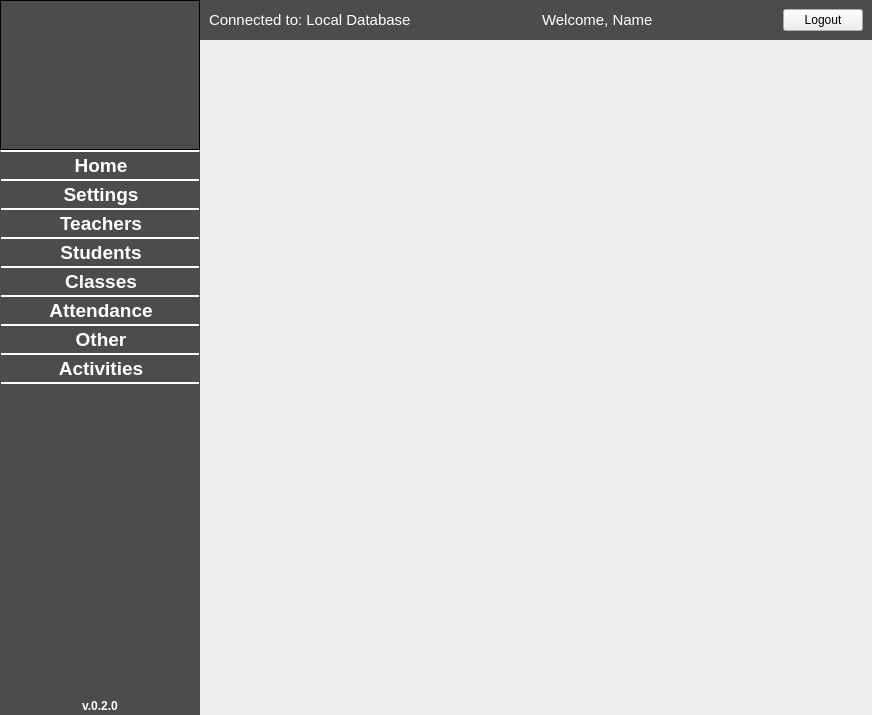
<?xml version="1.0" encoding="UTF-8"?>
<ui version="4.0">
 <class>TeacherMenuForm</class>
 <widget class="QWidget" name="TeacherMenuForm">
  <property name="geometry">
   <rect>
    <x>0</x>
    <y>0</y>
    <width>872</width>
    <height>715</height>
   </rect>
  </property>
  <property name="windowTitle">
   <string/>
  </property>
  <property name="styleSheet">
   <string notr="true">#menuListWidget {
	background-color: rgb(76, 76, 76);
	color: white;
	icon-size: 32px  32px;
	border-top: 2px solid white;
}

#menuListWidget::item { 
	border-bottom: 2px solid white; 
	padding: 2px 0px 2px 2px;
}

#menuListWidget::item::selected { background-color:  rgb(153, 153, 153); }

#topPanel, #AppVersionFrame {
	background-color: rgb(76, 76, 76);
}

#lblConnectedTo, #lblWelcomeText {
	color: white;
}

#lblAppVersion {
	color: white;
	font-weight: bold;
}

#lblMenuSchoolLogo {
	background-color: rgb(76, 76, 76);
}

QTableView {
	alternate-background-color: #ddffff;
}</string>
  </property>
  <layout class="QHBoxLayout" name="horizontalLayout_2" stretch="0,1">
   <property name="spacing">
    <number>0</number>
   </property>
   <property name="sizeConstraint">
    <enum>QLayout::SetDefaultConstraint</enum>
   </property>
   <property name="leftMargin">
    <number>0</number>
   </property>
   <property name="topMargin">
    <number>0</number>
   </property>
   <property name="rightMargin">
    <number>0</number>
   </property>
   <property name="bottomMargin">
    <number>0</number>
   </property>
   <item>
    <layout class="QVBoxLayout" name="LeftSideLayout" stretch="0,0,0">
     <property name="spacing">
      <number>0</number>
     </property>
     <property name="sizeConstraint">
      <enum>QLayout::SetMinimumSize</enum>
     </property>
     <property name="bottomMargin">
      <number>0</number>
     </property>
     <item>
      <widget class="QLabel" name="lblMenuSchoolLogo">
       <property name="sizePolicy">
        <sizepolicy hsizetype="Fixed" vsizetype="Fixed">
         <horstretch>0</horstretch>
         <verstretch>0</verstretch>
        </sizepolicy>
       </property>
       <property name="minimumSize">
        <size>
         <width>150</width>
         <height>150</height>
        </size>
       </property>
       <property name="maximumSize">
        <size>
         <width>250</width>
         <height>150</height>
        </size>
       </property>
       <property name="styleSheet">
        <string notr="true"/>
       </property>
       <property name="frameShape">
        <enum>QFrame::Box</enum>
       </property>
       <property name="frameShadow">
        <enum>QFrame::Plain</enum>
       </property>
       <property name="text">
        <string/>
       </property>
       <property name="pixmap">
        <pixmap resource="resources.qrc">:/images/your_logo_here.png</pixmap>
       </property>
       <property name="scaledContents">
        <bool>false</bool>
       </property>
       <property name="alignment">
        <set>Qt::AlignCenter</set>
       </property>
       <property name="textInteractionFlags">
        <set>Qt::NoTextInteraction</set>
       </property>
      </widget>
     </item>
     <item>
      <widget class="QListWidget" name="menuListWidget">
       <property name="sizePolicy">
        <sizepolicy hsizetype="Expanding" vsizetype="Expanding">
         <horstretch>0</horstretch>
         <verstretch>0</verstretch>
        </sizepolicy>
       </property>
       <property name="minimumSize">
        <size>
         <width>200</width>
         <height>0</height>
        </size>
       </property>
       <property name="maximumSize">
        <size>
         <width>150</width>
         <height>16777215</height>
        </size>
       </property>
       <property name="font">
        <font>
         <pointsize>14</pointsize>
         <bold>true</bold>
         <stylestrategy>PreferAntialias</stylestrategy>
        </font>
       </property>
       <property name="editTriggers">
        <set>QAbstractItemView::NoEditTriggers</set>
       </property>
       <property name="alternatingRowColors">
        <bool>false</bool>
       </property>
       <property name="viewMode">
        <enum>QListView::ListMode</enum>
       </property>
       <property name="selectionRectVisible">
        <bool>false</bool>
       </property>
       <item>
        <property name="text">
         <string>Home</string>
        </property>
        <property name="textAlignment">
         <set>AlignCenter</set>
        </property>
        <property name="icon">
         <iconset resource="resources.qrc">
          <normaloff>:/images/home.png</normaloff>:/images/home.png</iconset>
        </property>
       </item>
       <item>
        <property name="text">
         <string>Settings</string>
        </property>
        <property name="textAlignment">
         <set>AlignCenter</set>
        </property>
        <property name="icon">
         <iconset resource="resources.qrc">
          <normaloff>:/images/settings.png</normaloff>:/images/settings.png</iconset>
        </property>
       </item>
       <item>
        <property name="text">
         <string>Teachers</string>
        </property>
        <property name="textAlignment">
         <set>AlignCenter</set>
        </property>
        <property name="icon">
         <iconset resource="resources.qrc">
          <normaloff>:/images/teacher.png</normaloff>:/images/teacher.png</iconset>
        </property>
       </item>
       <item>
        <property name="text">
         <string>Students</string>
        </property>
        <property name="textAlignment">
         <set>AlignCenter</set>
        </property>
        <property name="icon">
         <iconset resource="resources.qrc">
          <normaloff>:/images/students.png</normaloff>:/images/students.png</iconset>
        </property>
       </item>
       <item>
        <property name="text">
         <string>Classes</string>
        </property>
        <property name="textAlignment">
         <set>AlignCenter</set>
        </property>
        <property name="icon">
         <iconset resource="resources.qrc">
          <normaloff>:/images/classes.png</normaloff>:/images/classes.png</iconset>
        </property>
       </item>
       <item>
        <property name="text">
         <string>Attendance</string>
        </property>
        <property name="textAlignment">
         <set>AlignCenter</set>
        </property>
        <property name="icon">
         <iconset resource="resources.qrc">
          <normaloff>:/images/attendance.png</normaloff>:/images/attendance.png</iconset>
        </property>
       </item>
       <item>
        <property name="text">
         <string>Other</string>
        </property>
        <property name="textAlignment">
         <set>AlignCenter</set>
        </property>
        <property name="icon">
         <iconset resource="resources.qrc">
          <normaloff>:/images/setup.png</normaloff>:/images/setup.png</iconset>
        </property>
       </item>
       <item>
        <property name="text">
         <string>Activities</string>
        </property>
        <property name="textAlignment">
         <set>AlignCenter</set>
        </property>
        <property name="icon">
         <iconset resource="resources.qrc">
          <normaloff>:/images/activities.png</normaloff>:/images/activities.png</iconset>
        </property>
       </item>
      </widget>
     </item>
     <item>
      <widget class="QFrame" name="AppVersionFrame">
       <property name="minimumSize">
        <size>
         <width>200</width>
         <height>0</height>
        </size>
       </property>
       <property name="maximumSize">
        <size>
         <width>150</width>
         <height>16777215</height>
        </size>
       </property>
       <property name="frameShape">
        <enum>QFrame::NoFrame</enum>
       </property>
       <property name="frameShadow">
        <enum>QFrame::Plain</enum>
       </property>
       <layout class="QVBoxLayout" name="verticalLayout">
        <property name="spacing">
         <number>0</number>
        </property>
        <property name="leftMargin">
         <number>0</number>
        </property>
        <property name="topMargin">
         <number>0</number>
        </property>
        <property name="rightMargin">
         <number>0</number>
        </property>
        <property name="bottomMargin">
         <number>2</number>
        </property>
        <item>
         <widget class="QLabel" name="lblAppVersion">
          <property name="sizePolicy">
           <sizepolicy hsizetype="Preferred" vsizetype="Preferred">
            <horstretch>0</horstretch>
            <verstretch>0</verstretch>
           </sizepolicy>
          </property>
          <property name="text">
           <string>v.0.2.0</string>
          </property>
          <property name="textFormat">
           <enum>Qt::PlainText</enum>
          </property>
          <property name="alignment">
           <set>Qt::AlignCenter</set>
          </property>
         </widget>
        </item>
       </layout>
      </widget>
     </item>
    </layout>
   </item>
   <item>
    <layout class="QVBoxLayout" name="RightSideLayout">
     <property name="spacing">
      <number>0</number>
     </property>
     <property name="sizeConstraint">
      <enum>QLayout::SetDefaultConstraint</enum>
     </property>
     <item>
      <widget class="QWidget" name="topPanel" native="true">
       <property name="sizePolicy">
        <sizepolicy hsizetype="Expanding" vsizetype="Preferred">
         <horstretch>5</horstretch>
         <verstretch>0</verstretch>
        </sizepolicy>
       </property>
       <property name="font">
        <font>
         <pointsize>10</pointsize>
        </font>
       </property>
       <layout class="QHBoxLayout" name="horizontalLayout">
        <property name="bottomMargin">
         <number>9</number>
        </property>
        <item>
         <widget class="QLabel" name="lblConnectedTo">
          <property name="font">
           <font>
            <pointsize>11</pointsize>
           </font>
          </property>
          <property name="text">
           <string>Connected to: Local Database</string>
          </property>
         </widget>
        </item>
        <item>
         <spacer name="horizontalSpacer_2">
          <property name="orientation">
           <enum>Qt::Horizontal</enum>
          </property>
          <property name="sizeHint" stdset="0">
           <size>
            <width>129</width>
            <height>20</height>
           </size>
          </property>
         </spacer>
        </item>
        <item>
         <widget class="QLabel" name="lblWelcomeText">
          <property name="font">
           <font>
            <pointsize>11</pointsize>
           </font>
          </property>
          <property name="text">
           <string>Welcome, Name</string>
          </property>
         </widget>
        </item>
        <item>
         <spacer name="horizontalSpacer">
          <property name="orientation">
           <enum>Qt::Horizontal</enum>
          </property>
          <property name="sizeHint" stdset="0">
           <size>
            <width>128</width>
            <height>20</height>
           </size>
          </property>
         </spacer>
        </item>
        <item>
         <widget class="QPushButton" name="btnLogout">
          <property name="text">
           <string>Logout</string>
          </property>
         </widget>
        </item>
       </layout>
      </widget>
     </item>
     <item>
      <widget class="QStackedWidget" name="menuPagesStackedWidget">
       <property name="sizePolicy">
        <sizepolicy hsizetype="Expanding" vsizetype="Preferred">
         <horstretch>5</horstretch>
         <verstretch>0</verstretch>
        </sizepolicy>
       </property>
       <property name="currentIndex">
        <number>7</number>
       </property>
       <widget class="QWidget" name="pageHome">
        <layout class="QHBoxLayout" name="horizontalLayout_3">
         <property name="leftMargin">
          <number>0</number>
         </property>
         <property name="topMargin">
          <number>0</number>
         </property>
         <property name="rightMargin">
          <number>0</number>
         </property>
         <property name="bottomMargin">
          <number>0</number>
         </property>
         <item>
          <layout class="QHBoxLayout" name="loHome">
           <property name="spacing">
            <number>5</number>
           </property>
           <property name="sizeConstraint">
            <enum>QLayout::SetDefaultConstraint</enum>
           </property>
          </layout>
         </item>
        </layout>
       </widget>
       <widget class="QWidget" name="pageSettings">
        <layout class="QHBoxLayout" name="horizontalLayout_4">
         <item>
          <layout class="QHBoxLayout" name="loSettings">
           <property name="sizeConstraint">
            <enum>QLayout::SetMaximumSize</enum>
           </property>
          </layout>
         </item>
        </layout>
       </widget>
       <widget class="QWidget" name="pageTeachers">
        <layout class="QHBoxLayout" name="horizontalLayout_5">
         <item>
          <layout class="QHBoxLayout" name="loTeachers"/>
         </item>
        </layout>
       </widget>
       <widget class="QWidget" name="pageStudents">
        <layout class="QHBoxLayout" name="horizontalLayout_6">
         <item>
          <layout class="QHBoxLayout" name="loStudents"/>
         </item>
        </layout>
       </widget>
       <widget class="QWidget" name="pageClasses">
        <layout class="QHBoxLayout" name="horizontalLayout_8">
         <item>
          <layout class="QHBoxLayout" name="loClasses"/>
         </item>
        </layout>
       </widget>
       <widget class="QWidget" name="pageAttendance">
        <layout class="QHBoxLayout" name="horizontalLayout_7">
         <item>
          <layout class="QHBoxLayout" name="loAttendance"/>
         </item>
        </layout>
       </widget>
       <widget class="QWidget" name="pageOther">
        <layout class="QHBoxLayout" name="horizontalLayout_9">
         <item>
          <layout class="QHBoxLayout" name="loOther"/>
         </item>
        </layout>
       </widget>
       <widget class="QWidget" name="pageActivities">
        <layout class="QHBoxLayout" name="horizontalLayout_11">
         <item>
          <layout class="QHBoxLayout" name="loActivities"/>
         </item>
        </layout>
       </widget>
      </widget>
     </item>
    </layout>
   </item>
  </layout>
 </widget>
 <resources>
  <include location="resources.qrc"/>
 </resources>
 <connections/>
</ui>
